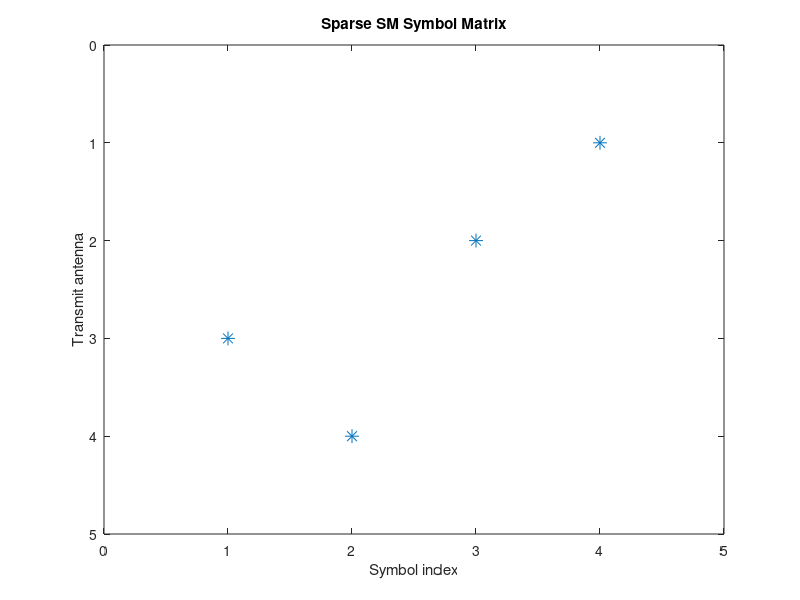

This figure's MATLAB source:
clear;
clc;
close all;

Nt = 4;
M_SM = 8;
K = 4;
omega8 = exp(1i * 2 * pi / 8);

% 每行包含 2 个天线索引比特和 3 个星座比特。
input_bits = [
    1 0 0 1 0;
    1 1 0 1 1;
    0 1 1 1 0;
    0 0 1 0 0
];

D = zeros(Nt, K);

for k = 1:K
    space_bits = input_bits(k, 1:2);
    const_bits = input_bits(k, 3:5);

    n_k = bi2de(space_bits, 'left-msb') + 1;
    const_idx = bi2de(const_bits, 'left-msb');
    S_k = omega8^const_idx;

    d_k = zeros(Nt, 1);
    d_k(n_k) = S_k;
    D(:, k) = d_k;
end

disp('Input bits:');
disp(input_bits);

disp('8-PSK constellation mapping:');
for m = 0:M_SM-1
    fprintf('index=%d, symbol=%.4f%+.4fi\n', m, real(omega8^m), imag(omega8^m));
end

disp('Sparse spatial-modulation symbol matrix D:');
disp(D);

figure;
spy(D, 10);
title('Sparse SM Symbol Matrix');
xlabel('Symbol index');
ylabel('Transmit antenna');
